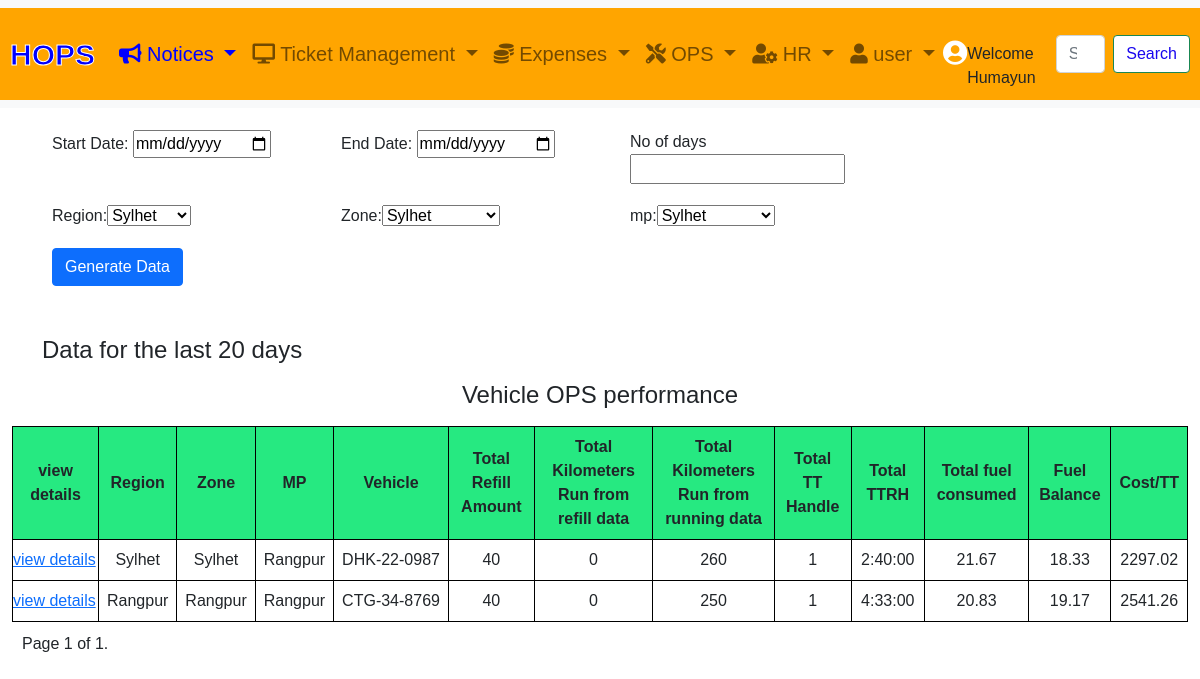
Before: /vehicle/vehicle_summary_report/ (signed in) with the older database file.
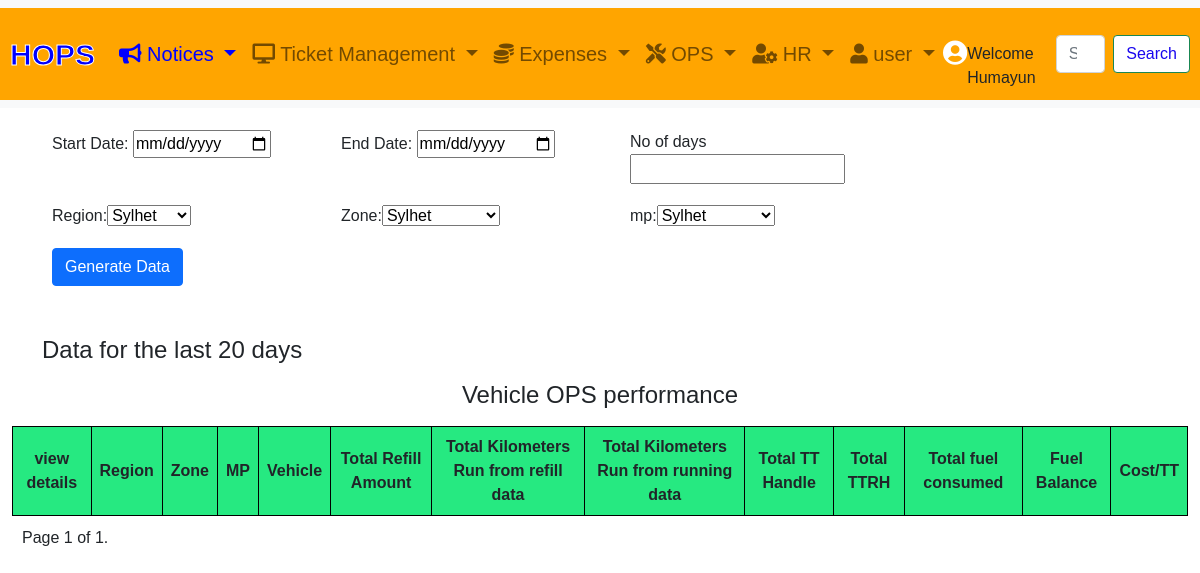
After: the same page with the newer database file.
### vehicle/models.py (models this page shows, shortened)
class AddVehicleInfo(models.Model):
    region = models.CharField(max_length=100,choices=REGION_CHOICES,null=True,blank=True)
    zone = models.CharField(max_length=100,choices=ZONE_CHOICES,null=True,blank=True)
    mp = models.CharField(max_length=100,choices=MP_CHOICES,null=True,blank=True)
    vehicle_id = models.CharField(max_length=50, default='None')
    vehicle_add_requester = models.ForeignKey(Customer, related_name='vehicle_add_user', on_delete=models.CASCADE)
    vehicle_owner_name= models.CharField(max_length=50, default='None')
    vehilce_owner_mobile_number = models.CharField(max_length=50, default='None')
    vehicle_owner_address = models.TextField(default='None')
    vehicle_owner_company_name = models.CharField(max_length=50, default='None')
    vehicle_reg_number = models.CharField(max_length=50, default='None')
    vehicle_kilometer_commit_per_liter = models.DecimalField(max_digits=10, decimal_places=2,null=True, blank=True)
    vehicle_money_commit_per_kilometer = models.DecimalField(max_digits=10, decimal_places=2,null=True, blank=True)
    vehicle_body_overtime_rate = models.DecimalField(max_digits=10, decimal_places=2,null=True, blank=True)
    vehicle_driver_overtime_rate = models.DecimalField(max_digits=10, decimal_places=2,null=True, blank=True)
    vehicle_joining_date = models.DateField(default=timezone.now)
    vehicle_cancel_date = models.DateField(null=True, blank=True, default=None)
    vehicle_supporting_documents = models.FileField(upload_to='vehicle_supporting_documents/', null=True, blank=True)
    vehicle_fuel_type_choices=[
        ('diesel','diesel'),
        ('octane', 'octane'),
        ('cng','cng'),
        ('taka','taka'),
    ]
    vehicle_fuel_type = models.CharField(max_length=50, choices=vehicle_fuel_type_choices, default='None')
    vehicle_fuel_unit_price = models.DecimalField(max_digits=10, decimal_places=2,null=True, blank=True)
    vehicle_brand_choices=[
        ('toyota_pickup_single','toyota_pickup_single'),
        ('nissan_pickup_single', 'nissan_pickup_single'),
        ('tata_pickup_single','tata_pickup_single'),
        ('toyota_pickup_double','toyota_pickup_double'),
        ('nissan_pickup_double', 'nissan_pickup_double'),
        ('tata_pickup_double','tata_pickup_double'),
        ('toyota_private_car','toyota_private_car'),
        ('toyota_microbus','toyota_microbus'),
        ('others','others')
    ]
    vehicle_brand_name = models.CharField(max_length=50, choices= vehicle_brand_choices,default='None')
    rental_category_choices =[
        ('monthly','monthly'),
        ('daily','daily')
    ]
    vehicle_rental_category = models.CharField(max_length=50, choices=rental_category_choices, default='None')
    vehicle_rental_type_choices=[
        ('permanent','permanent'),
        ('adhoc','adhoc')
    ]
    vehicle_rental_type = models.CharField(max_length=50, choices=vehicle_rental_type_choices,null=True,blank=True, default='None')
    vehicle_rent = models.DecimalField(max_digits=10, decimal_places=2,null=True, blank=True)
    vehicle_operational_mode_choices =[
        ('corrective_maintenance','corrective_maintenance'),
        ('preventive_maintenance','preventive_maintenance'),
        ('others','others')
        ]
    vehicle_operational_mode = models.CharField(max_length=50,choices=vehicle_operational_mode_choices, default='None')
    vehicle_status_choice =[
       ('active','active'),
       ('cancel','cancel')
    ]
    vehicle_status = models.CharField(max_length=50, choices=vehicle_status_choice,default='None')
    created_at = models.DateField(default=timezone.now)
    def __str__(self):
            return self.vehicle_reg_number

class VehicleRuniningData(models.Model):
    region = models.CharField(max_length=100,choices=REGION_CHOICES,null=True,blank=True)
    zone = models.CharField(max_length=100,choices=ZONE_CHOICES,null=True,blank=True)
    mp = models.CharField(max_length=100,choices=MP_CHOICES,null=True,blank=True)
    vehicle_expense_id = models.CharField(max_length=50, default='None')
    vehicle = models.ForeignKey(AddVehicleInfo, related_name='vehicle_expense', on_delete=models.CASCADE)
    fuel_refill = models.ForeignKey(FuelRefill, related_name='fuelexpenses', on_delete=models.CASCADE, null=True, blank=True)
    vehicle_expense_add_requester = models.ForeignKey(Customer, related_name='vehicle_expense_user', on_delete=models.CASCADE,null=True, blank=True)
    vehicle_start_reading = models.DecimalField(max_digits=30, decimal_places=2, null=True, blank=True)
    vehicle_stop_reading = models.DecimalField(max_digits=30, decimal_places=2, null=True, blank=True)
    vehicle_start_location = models.CharField(max_length=255, default='None')
    vehicle_end_location = models.CharField(max_length=255, default='None')
    travel_date = models.DateField(default=timezone.now)
    start_time= models.DateTimeField(default=timezone.now)
    stop_time= models.DateTimeField(default=timezone.now)
    travel_purpose = models.TextField(null=True,blank=True)
    running_hours = models.FloatField(default=None, null=True, blank=True)
    overtime_hours = models.FloatField(default=None, null=True, blank=True)
    overtime_cost = models.FloatField(default=None, null=True, blank=True)
    total_kilometer_run = models.DecimalField(max_digits=20, decimal_places=2, null=True, blank=True)
    total_fuel_consumed = models.DecimalField(max_digits=20, decimal_places=2, null=True, blank=True)
    fuel_balance = models.DecimalField(max_digits=20, decimal_places=2, null=True, blank=True)
    total_fuel_cost = models.DecimalField(max_digits=20, decimal_places=2, null=True, blank=True)
    comments = models.TextField(max_length=50,null=True,blank=True)
    created_at = models.DateField(default=timezone.now)

### vehicle/views.py (the view, shortened to what this page needs)
# urls.py: path('vehicle_summary_report/', views.vehicle_summary_report, name='vehicle_summary_report'),
@login_required
def vehicle_summary_report(request):
    form = vehicleSummaryReportForm(request.GET or {'days': 20})
    vehicle_running_data = VehicleRuniningData.objects.all().order_by('-created_at')
    total_refill_amount_qs = FuelRefill.objects.all()  # Renamed to avoid conflict
    vehicle_completed_tickets_count_qs = eTicket.objects.all()  # Renamed to avoid conflict
    vehicle_completed_pg_runhour_count_qs = eTicket.objects.all()
    vehicle_summary_reports = {}
    processed_vehicles = {}
    days = None
    start_date = None
    end_date = None
    vehicle = []
    total_fuel_cost = 0
    if form.is_valid():
        start_date = form.cleaned_data.get('start_date')
        end_date = form.cleaned_data.get('end_date')
        days = form.cleaned_data.get('days')
        region = form.cleaned_data.get('region')
        zone = form.cleaned_data.get('zone')
        mp = form.cleaned_data.get('mp')
        if start_date and end_date:
            vehicle_running_data = vehicle_running_data.filter(created_at__range=(start_date, end_date))
            total_refill_amount_qs = total_refill_amount_qs.filter(created_at__range=(start_date, end_date))
            vehicle_completed_tickets_count_qs = vehicle_completed_tickets_count_qs.filter(created_at__range=(start_date, end_date))
        elif days:
            end_date = datetime.today()
            start_date = end_date - timedelta(days=days)
            vehicle_running_data = vehicle_running_data.filter(created_at__range=(start_date, end_date))
            total_refill_amount_qs = total_refill_amount_qs.filter(created_at__range=(start_date, end_date))
            vehicle_completed_tickets_count_qs = vehicle_completed_tickets_count_qs.filter(created_at__range=(start_date, end_date))
        if zone:
            vehicle_running_data = vehicle_running_data.filter(zone=zone)
            total_refill_amount_qs = total_refill_amount_qs.filter(zone=zone)
            vehicle_completed_tickets_count_qs = vehicle_completed_tickets_count_qs.filter(zone=zone)
        if mp:
            vehicle_running_data = vehicle_running_data.filter(mp=mp)
            total_refill_amount_qs = total_refill_amount_qs.filter(mp=mp)
            vehicle_completed_tickets_count_qs = vehicle_completed_tickets_count_qs.filter(mp=mp)
    for data in vehicle_running_data:
        region = data.region
        zone = data.zone
        mp = data.mp
        vehicle = data.vehicle
        if vehicle in processed_vehicles:
            continue
        processed_vehicles[vehicle] = data
        if region not in vehicle_summary_reports:
            vehicle_summary_reports[region] = {}
        if zone not in vehicle_summary_reports[region]:
            vehicle_summary_reports[region][zone] = {}
        if vehicle not in vehicle_summary_reports[region][zone]:
            vehicle_summary_reports[region][zone][vehicle] = {
                'total_refill_amount': 0,
                'total_kilometer_run': 0,
                'total_fuel_consumed': 0,
                'total_kilometer_run_from_refill_data':0,
                'total_kilometer_run_from_running_data':0
            }
        total_refill_amount = total_refill_amount_qs.filter(vehicle__vehicle_reg_number=data.vehicle.vehicle_reg_number).aggregate(total_refill_amount=Sum('refill_amount'))['total_refill_amount'] or 0
        total_kilometer_run_from_refill_data = total_refill_amount_qs.filter(vehicle__vehicle_reg_number=data.vehicle.vehicle_reg_number).aggregate( total_kilometer_run_from_refill_data=Sum('vehicle_kilometer_run'))['total_kilometer_run_from_refill_data'] or 0
        total_kilometer_run_from_running_data = vehicle_running_data.filter(region=region, zone=zone, vehicle=data.vehicle).aggregate(total_kilometer_run_from_running_data =Sum('total_kilometer_run'))['total_kilometer_run_from_running_data'] or 0
        total_fuel_consumed = vehicle_running_data.filter(region=region, zone=zone, vehicle=data.vehicle).aggregate(total_fuel_consumed=Sum('total_fuel_consumed'))['total_fuel_consumed'] or 0
        net_fuel_balance = total_refill_amount - total_fuel_consumed
        vehicle_completed_tickets_count = vehicle_completed_tickets_count_qs.filter(vehicle__vehicle_reg_number=data.vehicle.vehicle_reg_number).count()
        vehicle_completed_pg_runhour_count =vehicle_completed_tickets_count_qs.filter(vehicle__vehicle_reg_number=data.vehicle.vehicle_reg_number).aggregate(total_runhour=Sum('internal_generator_running_hours'))['total_runhour'] or 0
        vehicle_fuel_unit_price = data.vehicle.vehicle_fuel_unit_price
        if total_fuel_consumed and vehicle_fuel_unit_price != 0:
            total_fuel_cost = Decimal(total_fuel_consumed) * Decimal(vehicle_fuel_unit_price)
        if vehicle_completed_tickets_count != 0:
            cost_per_tt = total_fuel_cost / vehicle_completed_tickets_count
        else:
            cost_per_tt = 0
        vehicle_summary_reports[region][zone][vehicle]['total_refill_amount'] += total_refill_amount
        vehicle_summary_reports[region][zone][vehicle]['total_kilometer_run_from_refill_data'] += total_kilometer_run_from_refill_data
        vehicle_summary_reports[region][zone][vehicle]['total_kilometer_run_from_running_data'] += total_kilometer_run_from_running_data
        vehicle_summary_reports[region][zone][vehicle]['total_fuel_consumed'] += total_fuel_consumed
        vehicle_summary_reports[region][zone][vehicle]['net_fuel_balance'] = net_fuel_balance
        vehicle_summary_reports[region][zone][vehicle]['vehicle_completed_tickets_count'] = vehicle_completed_tickets_count
        vehicle_summary_reports[region][zone][vehicle]['vehicle_completed_pg_runhour_count'] = vehicle_completed_pg_runhour_count
        vehicle_summary_reports[region][zone][vehicle]['cost_per_tt'] = cost_per_tt
    paginator = Paginator(vehicle_running_data, 10)  # 10 items per page
    page_number = request.GET.get('page')
    try:
        vehicle_running_data = paginator.page(page_number)
    except PageNotAnInteger:
        vehicle_running_data = paginator.page(1)
    except EmptyPage:
        vehicle_running_data = paginator.page(paginator.num_pages)
    form = vehicleSummaryReportForm()
    return render(request, 'vehicle/vehicle_summary_report.html',
        {'vehicle_summary_reports': vehicle_summary_reports,
        'vehicle_running_data': vehicle_running_data,
         'form':form,
         'days': days,
        'start_date': start_date,
        'end_date': end_date,
        'region': region,
        'zone': zone,
        'mp': mp,
        'vehicle':vehicle
         })

### templates/vehicle/vehicle_summary_report.html (shortened to what this page needs)
{% extends "base.html" %}
{% load static %}
{% load duration_filters %}
{% block content %}
<form method="GET" action="{% url 'vehicle:vehicle_summary_report' %}">
    <div class="container-fluid">
        <div class="row row-cols-1 row-cols-md-4">
         <div class="col" style="padding:5px; margin:5px">  Start Date:  {{ form.start_date }} </div>
         <div class="col" style="padding:5px; margin:5px">  End Date:  {{ form.end_date }} </div>
         <div class="col" style="padding:5px; margin:5px"> No of days {{ form.days }} </div>
         <div class="col" style="padding:5px; margin:5px">  Region:{{ form.region }} </div>
         <div class="col" style="padding:5px; margin:5px">  Zone:{{ form.zone }} </div>
         <div class="col" style="padding:5px; margin:5px">  mp:{{ form.mp }} </div>
         <div class="col" style="padding:5px; margin:5px"> <button type="submit" class='btn btn-primary'>Generate Data</button></div>
        </div>
    </div>
    </form>
<div style="left:0px; margin-left:0px">
    <h4 style="margin-top:40px; margin-left:0px">Data for
        {% if days %}
            the last {{ days }} days
        {% elif start_date and end_date %}
            from: {{ start_date }} to {{ end_date }}
        {% endif %}
    </h4>
<h4 class="text-center p-2"> Vehicle OPS performance</h4>
<div class="container-fluid main-content">
<table>
    <thead>
        <tr>
            <th class="text-center p-2">view details</th>
            <th class="text-center p-2">Region</th>
            <th class="text-center p-2">Zone</th>
            <th class="text-center p-2">MP</th>
            <th class="text-center p-2">Vehicle</th>
            <th class="text-center p-2">Total Refill Amount</th>
            <th class="text-center p-2">Total Kilometers Run from refill data</th>
            <th class="text-center p-2">Total Kilometers Run from running data</th>
            <th class="text-center p-2">Total TT Handle</th>
            <th class="text-center p-2">Total TTRH</th>
            <th class="text-center p-2">Total fuel consumed</th>
            <th class="text-center p-2">Fuel Balance</th>
            <th class="tex-center p-2">Cost/TT</th>
        </tr>
    </thead>
    <tbody>
        {% for region, zone_data in vehicle_summary_reports.items %}
            {% for zone, vehicle_data in zone_data.items %}
                {% for vehicle, data in vehicle_data.items %}
                    <tr>
                        <td style="white-space: nowrap;"><a  href="{% url 'vehicle:vehicle_detail' vehicle.id %}">view details</a></td>
                        <td class="text-center p-2">{{ region }}</td>
                        <td class="text-center p-2">{{ zone }}</td>
                        <td class="text-center p-2">{{ mp }}</td>
                        <td class="text-center p-2" style="white-space: nowrap;">{{ vehicle }}</td>
                        <td class="text-center p-2">{{ data.total_refill_amount }}</td>
                        <td class="text-center p-2">{{ data.total_kilometer_run_from_refill_data }}</td>
                        <td class="text-center p-2">{{ data.total_kilometer_run_from_running_data}}</td>
                        <td class="text-center p-2">{{ data.vehicle_completed_tickets_count }}</td>
                        <td class="text-center p-2">{{ data.vehicle_completed_pg_runhour_count }}</td>
                        <td class="text-center p-2">{{ data.total_fuel_consumed|floatformat:"2" }}</td>
                        <td class="text-center p-2">{{ data.net_fuel_balance|floatformat:"2" }}</td>
                        <td class="text-center p-2">{{ data.cost_per_tt|floatformat:"2" }}</td>
                    </tr>
                {% endfor %}
            {% endfor %}
        {% endfor %}
    </tbody>
</table>
    <div class="pagination" style="padding: 10px;">
        <span class="step-links">
            <span class="current">
                Page {{ vehicle_running_data.number }} of {{ vehicle_running_data.paginator.num_pages }}.
            </span>
        </span>
    </div>
</div>
<div class="col" style="height:1200px"></div>
{% endblock %}

Changed rows visible on the page:
removed AddVehicleInfo: vehicle_reg_number "DHK-22-0987", total_refill_amount "40", total_kilometer_run_from_refill_data "0", total_kilometer_run_from_running_data "260", vehicle_completed_tickets_count "1", vehicle_completed_pg_runhour_count "2:40:00", total_fuel_consumed "21.67", net_fuel_balance "18.33", cost_per_tt "2297.02"
removed VehicleRuniningData: region "Sylhet", zone "Sylhet"
removed VehicleRuniningData: mp "Rangpur", region "Rangpur", zone "Rangpur"
removed AddVehicleInfo: vehicle_reg_number "CTG-34-8769", total_refill_amount "40", total_kilometer_run_from_refill_data "0", total_kilometer_run_from_running_data "250", vehicle_completed_tickets_count "1", vehicle_completed_pg_runhour_count "4:33:00", total_fuel_consumed "20.83", net_fuel_balance "19.17", cost_per_tt "2541.26"
